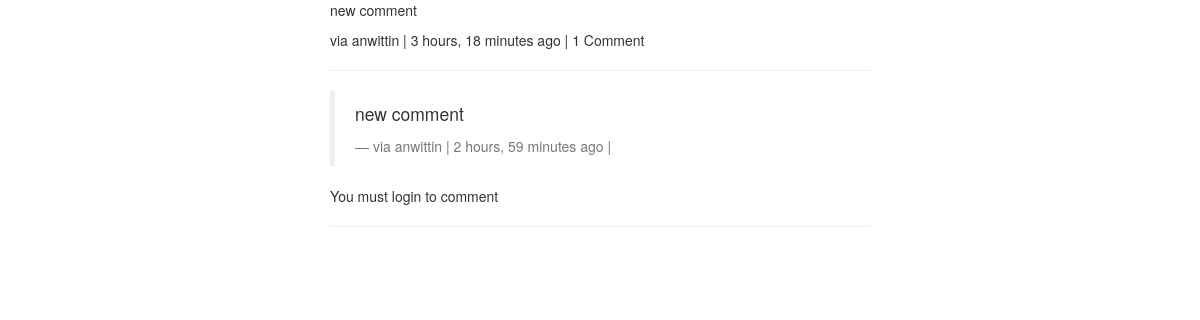
Page /comments/2/ on the committed database.
### comments/models.py (models this page shows, shortened)
class Comment(models.Model):
    user            = models.ForeignKey(settings.AUTH_USER_MODEL, default=1)
    content_type    = models.ForeignKey(ContentType, on_delete=models.CASCADE)
    object_id       = models.PositiveIntegerField()
    content_object  = GenericForeignKey('content_type', 'object_id')
    content         = models.TextField()
    parent          = models.ForeignKey("self", null=True, blank=True)
    timestamp       = models.DateTimeField(auto_now_add=True)
    objects         = CommentManager()
    class Meta:
        ordering = ['-timestamp']
    def children(self):
        return Comment.objects.filter(parent=self)

### comments/views.py (the view, shortened to what this page needs)
# urls.py: url(r'^(?P<id>\d+)/$', comment_thread, name='thread'),
def comment_thread(request, id):
    obj = get_object_or_404(Comment, id=id)
    content_object = obj.content_object
    content_id = obj.content_object.id
    initial_data = {
        "content_type": obj.content_type,
        "object_id": obj.object_id
    }
    form = CommentForm(request.POST or None, initial=initial_data)
    context = {
        "comment": obj,
        "form": form,
    }
    return render(request, "comment_thread.html", context)

### comments/models.py (called while the page is built)
    def all(self):
        qs = super(CommentManager, self).filter(parent=None)
        return qs

### templates/comment_thread.html (shortened to what this page needs)
{% extends "base.html" %}
{% load urlify %}
{% load crispy_forms_tags %}
{% block content %}
<div class='col-sm-6 col-sm-offset-3'>
          <p>{{ comment.content }}</p>
          <footer>via {{ comment.user }} | {{ comment.timestamp|timesince }} ago | {% if comment.children.count > 0 %}{{ comment.children.count }} Comment {% endif %} </footer>
          <hr/>
          <div>
              {% for child_comment in comment.children %}
                <blockquote>
                <p>{{ child_comment.content }}</p>
                <footer>via {{ child_comment.user }} | {{ child_comment.timestamp|timesince }} ago | {% if request.user == child_comment.user %}<a href='{{ child_comment.get_delete_url }}'>Delete</a>{% endif %}</footer>
                </blockquote>
             {% endfor %}
             {% if request.user.is_authenticated %}
            <form method="POST" action="."> {% csrf_token %}
                {{ form|crispy }}
                <input type='hidden' name='parent_id' value='{{ comment.id }}'>
                <input type='submit' value='Reply' class='btn btn-default'>
            </form>
            {% else %}
            <p>You must login to comment </p>
            {% endif %}
        </div>
        <hr/>
</div>
{% endblock content %}

### rows in the picture
Comment: content "new comment", user "anwittin", timestamp "3 hours, 18 minutes", children.count "1"
Comment: content "new comment", user "anwittin", timestamp "2 hours, 59 minutes"
